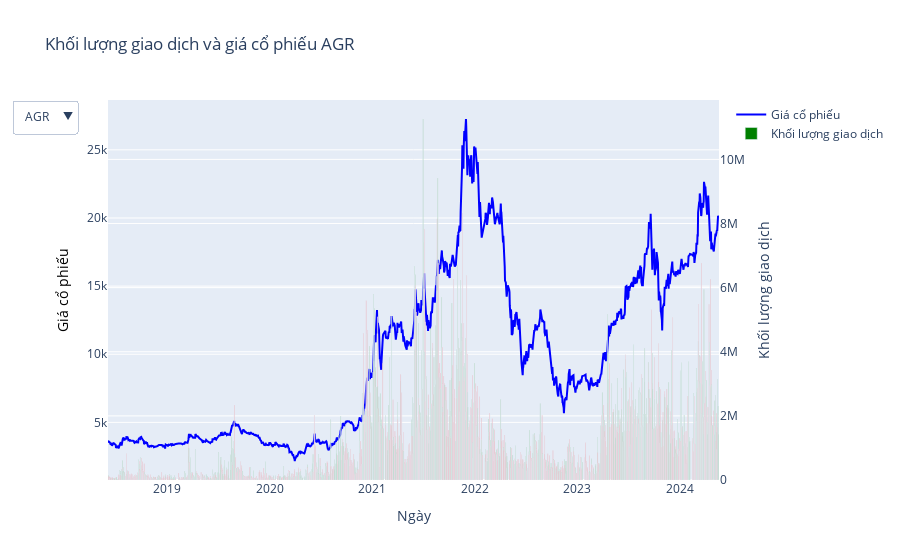

The cell this chart's notebook holds for it:
### Markdown cell above
### Câu hỏi: Có sự tương quan (có ý nghĩa về thống kê) giữa giá cổ phiếu và khối lượng giao dịch đối với từng ngân hàng; trong tổng thể hay không?

### Code cell
# Hàm tạo biểu đồ đường cho giá cổ phiếu
def create_line_chart(data, visible=False):
    return go.Scatter(
        x=data['Date'],
        y=data['Price'],
        mode='lines',
        visible=visible,
        name='Giá cổ phiếu',
        line=dict(color='blue')
    )

# Hàm tạo biểu đồ khối lượng giao dịch
def create_volume_chart(data, visible=False):
    colors = ['red' if row['Price'] <= row['Open'] else 'green' for _, row in data.iterrows()]
    return go.Bar(
        x=data['Date'],
        y=data['Vol.'],
        marker=dict(color=colors, opacity=1.0),
        visible=visible,
        name='Khối lượng giao dịch',
        yaxis='y2'  # Use a second y-axis
    )

# Lấy danh sách các cổ phiếu
unique_tickers = data['Ticker Symbol'].unique()
print(unique_tickers)

# Tạo biểu đồ
fig = go.Figure()

# Lấy dữ liệu theo từng cổ phiếu
data_grouped = [data[data['Ticker Symbol'] == ticker] for ticker in unique_tickers]

# Thêm traces cho cổ phiếu
for i in range(len(data_grouped)):
    fig.add_trace(create_line_chart(data_grouped[i], visible=i == 0))
    fig.add_trace(create_volume_chart(data_grouped[i], visible=i == 0))

# Cập nhật layout với updatemenus
fig.update_layout(
    title=f'Khối lượng giao dịch và giá cổ phiếu {unique_tickers[0]}',
    xaxis_title='Ngày',
    yaxis=dict(
        title='Giá cổ phiếu',
        titlefont=dict(size=14, color='black')
    ),
    yaxis2=dict(
        title='Khối lượng giao dịch',
        overlaying='y',
        side='right'
    ),
    updatemenus=[
        {
            'buttons': [
                {
                    'label': ticker,
                    'method': 'update',
                    'args': [
                        {'visible': [ticker == t for t in unique_tickers for _ in range(2)]},
                        {'title': f'Khối lượng giao dịch và giá cổ phiếu - {ticker}'},
                        {'showlegend': True},
                    ]
                }
                for ticker in unique_tickers
            ]
        }
    ]
)

# Hiển thị biểu đồ
fig.show()

### Figure 1 — Plotly figure (JSON) as saved in the notebook; plotly's stock layout.template omitted (floating-point values rounded to 4 significant figures; data arrays with more than 128 entries replaced by an {"elided": "..."} marker saying what was removed)
{"data": [{"line": {"color": "blue"}, "mode": "lines", "name": "Giá cổ phiếu", "type": "scatter", "visible": true, "x": {"elided": "1489 str values"}, "y": {"elided": "1489 float values"}}, {"marker": {"color": {"elided": "1489 str values"}, "opacity": 1}, "name": "Khối lượng giao dịch", "type": "bar", "visible": true, "x": {"elided": "1489 str values"}, "y": {"elided": "1489 float values"}, "yaxis": "y2"}, {"line": {"color": "blue"}, "mode": "lines", "name": "Giá cổ phiếu", "type": "scatter", "visible": false, "x": {"elided": "1489 str values"}, "y": {"elided": "1489 float values"}}, {"marker": {"color": {"elided": "1489 str values"}, "opacity": 1}, "name": "Khối lượng giao dịch", "type": "bar", "visible": false, "x": {"elided": "1489 str values"}, "y": {"elided": "1489 float values"}, "yaxis": "y2"}, {"line": {"color": "blue"}, "mode": "lines", "name": "Giá cổ phiếu", "type": "scatter", "visible": false, "x": {"elided": "1489 str values"}, "y": {"elided": "1489 float values"}}, {"marker": {"color": {"elided": "1489 str values"}, "opacity": 1}, "name": "Khối lượng giao dịch", "type": "bar", "visible": false, "x": {"elided": "1489 str values"}, "y": {"elided": "1489 float values"}, "yaxis": "y2"}, {"line": {"color": "blue"}, "mode": "lines", "name": "Giá cổ phiếu", "type": "scatter", "visible": false, "x": {"elided": "1489 str values"}, "y": {"elided": "1489 int values"}}, {"marker": {"color": {"elided": "1489 str values"}, "opacity": 1}, "name": "Khối lượng giao dịch", "type": "bar", "visible": false, "x": {"elided": "1489 str values"}, "y": {"elided": "1489 float values"}, "yaxis": "y2"}, {"line": {"color": "blue"}, "mode": "lines", "name": "Giá cổ phiếu", "type": "scatter", "visible": false, "x": {"elided": "1489 str values"}, "y": {"elided": "1489 int values"}}, {"marker": {"color": {"elided": "1489 str values"}, "opacity": 1}, "name": "Khối lượng giao dịch", "type": "bar", "visible": false, "x": {"elided": "1489 str values"}, "y": {"elided": "1489 float values"}, "yaxis": "y2"}], "layout": {"title": {"text": "Khối lượng giao dịch và giá cổ phiếu AGR"}, "updatemenus": [{"buttons": [{"args": [{"visible": [true, true, false, false, false, false, false, false, false, false]}, {"title": "Khối lượng giao dịch và giá cổ phiếu - AGR"}, {"showlegend": true}], "label": "AGR", "method": "update"}, {"args": [{"visible": [false, false, true, true, false, false, false, false, false, false]}, {"title": "Khối lượng giao dịch và giá cổ phiếu - BID"}, {"showlegend": true}], "label": "BID", "method": "update"}, {"args": [{"visible": [false, false, false, false, true, true, false, false, false, false]}, {"title": "Khối lượng giao dịch và giá cổ phiếu - CTG"}, {"showlegend": true}], "label": "CTG", "method": "update"}, {"args": [{"visible": [false, false, false, false, false, false, true, true, false, false]}, {"title": "Khối lượng giao dịch và giá cổ phiếu - VCB"}, {"showlegend": true}], "label": "VCB", "method": "update"}, {"args": [{"visible": [false, false, false, false, false, false, false, false, true, true]}, {"title": "Khối lượng giao dịch và giá cổ phiếu - TCB"}, {"showlegend": true}], "label": "TCB", "method": "update"}]}], "xaxis": {"title": {"text": "Ngày"}}, "yaxis": {"title": {"font": {"color": "black", "size": 14}, "text": "Giá cổ phiếu"}}, "yaxis2": {"overlaying": "y", "side": "right", "title": {"text": "Khối lượng giao dịch"}}}}
